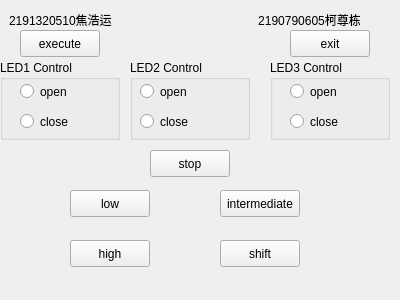
<ui version="4.0" >
 <class>Form</class>
 <widget class="QWidget" name="Form" >
  <property name="geometry" >
   <rect>
    <x>0</x>
    <y>0</y>
    <width>400</width>
    <height>300</height>
   </rect>
  </property>
  <property name="windowTitle" >
   <string>Form</string>
  </property>
  <widget class="QPushButton" name="pushButton" >
   <property name="geometry" >
    <rect>
     <x>150</x>
     <y>150</y>
     <width>80</width>
     <height>27</height>
    </rect>
   </property>
   <property name="text" >
    <string>stop</string>
   </property>
  </widget>
  <widget class="QPushButton" name="pushButton_2" >
   <property name="geometry" >
    <rect>
     <x>70</x>
     <y>190</y>
     <width>80</width>
     <height>27</height>
    </rect>
   </property>
   <property name="text" >
    <string>low</string>
   </property>
  </widget>
  <widget class="QPushButton" name="pushButton_3" >
   <property name="geometry" >
    <rect>
     <x>220</x>
     <y>190</y>
     <width>80</width>
     <height>27</height>
    </rect>
   </property>
   <property name="text" >
    <string>intermediate</string>
   </property>
  </widget>
  <widget class="QPushButton" name="pushButton_4" >
   <property name="geometry" >
    <rect>
     <x>70</x>
     <y>240</y>
     <width>80</width>
     <height>27</height>
    </rect>
   </property>
   <property name="text" >
    <string>high</string>
   </property>
  </widget>
  <widget class="QPushButton" name="pushButton_5" >
   <property name="geometry" >
    <rect>
     <x>220</x>
     <y>240</y>
     <width>80</width>
     <height>27</height>
    </rect>
   </property>
   <property name="text" >
    <string>shift</string>
   </property>
  </widget>
  <widget class="QGroupBox" name="groupBox" >
   <property name="geometry" >
    <rect>
     <x>0</x>
     <y>60</y>
     <width>120</width>
     <height>80</height>
    </rect>
   </property>
   <property name="title" >
    <string>LED1 Control</string>
   </property>
   <widget class="QRadioButton" name="radioButton" >
    <property name="geometry" >
     <rect>
      <x>20</x>
      <y>20</y>
      <width>88</width>
      <height>23</height>
     </rect>
    </property>
    <property name="text" >
     <string>open</string>
    </property>
   </widget>
   <widget class="QRadioButton" name="radioButton_2" >
    <property name="geometry" >
     <rect>
      <x>20</x>
      <y>50</y>
      <width>88</width>
      <height>23</height>
     </rect>
    </property>
    <property name="text" >
     <string>close</string>
    </property>
   </widget>
  </widget>
  <widget class="QGroupBox" name="groupBox_2" >
   <property name="geometry" >
    <rect>
     <x>130</x>
     <y>60</y>
     <width>120</width>
     <height>80</height>
    </rect>
   </property>
   <property name="title" >
    <string>LED2 Control</string>
   </property>
   <widget class="QRadioButton" name="radioButton_3" >
    <property name="geometry" >
     <rect>
      <x>10</x>
      <y>20</y>
      <width>88</width>
      <height>23</height>
     </rect>
    </property>
    <property name="text" >
     <string>open</string>
    </property>
   </widget>
   <widget class="QRadioButton" name="radioButton_4" >
    <property name="geometry" >
     <rect>
      <x>10</x>
      <y>50</y>
      <width>88</width>
      <height>23</height>
     </rect>
    </property>
    <property name="text" >
     <string>close</string>
    </property>
   </widget>
  </widget>
  <widget class="QGroupBox" name="groupBox_3" >
   <property name="geometry" >
    <rect>
     <x>270</x>
     <y>60</y>
     <width>120</width>
     <height>80</height>
    </rect>
   </property>
   <property name="title" >
    <string>LED3 Control</string>
   </property>
   <widget class="QRadioButton" name="radioButton_5" >
    <property name="geometry" >
     <rect>
      <x>20</x>
      <y>20</y>
      <width>88</width>
      <height>23</height>
     </rect>
    </property>
    <property name="text" >
     <string>open</string>
    </property>
   </widget>
   <widget class="QRadioButton" name="radioButton_6" >
    <property name="geometry" >
     <rect>
      <x>20</x>
      <y>50</y>
      <width>88</width>
      <height>23</height>
     </rect>
    </property>
    <property name="text" >
     <string>close</string>
    </property>
   </widget>
  </widget>
  <widget class="QPushButton" name="pushButton_6" >
   <property name="geometry" >
    <rect>
     <x>20</x>
     <y>30</y>
     <width>80</width>
     <height>27</height>
    </rect>
   </property>
   <property name="text" >
    <string>execute</string>
   </property>
  </widget>
  <widget class="QPushButton" name="pushButton_7" >
   <property name="geometry" >
    <rect>
     <x>290</x>
     <y>30</y>
     <width>80</width>
     <height>27</height>
    </rect>
   </property>
   <property name="text" >
    <string>exit</string>
   </property>
  </widget>
  <widget class="QLabel" name="label" >
   <property name="geometry" >
    <rect>
     <x>9</x>
     <y>10</y>
     <width>351</width>
     <height>20</height>
    </rect>
   </property>
   <property name="text" >
    <string>2191320510焦浩运                                            2190790605柯尊栋</string>
   </property>
  </widget>
 </widget>
 <resources/>
 <connections/>
</ui>
